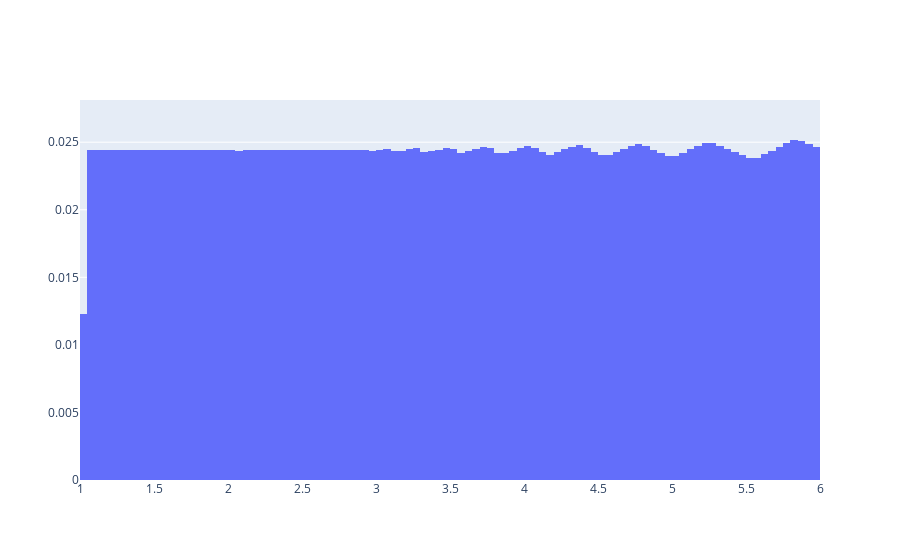

Notebook source saved alongside this figure:
### Code cell
# prior = model_ar.get_prior_for_uniform_hfev1_message(AR)
message_up = np.matmul(cpt_for_ecfev1, prior)

fig = make_subplots(rows=1, cols=1)
ih.plot_histogram(fig, HFEV1, message_up, HFEV1.a, HFEV1.b, 1, 1)
fig.show()
